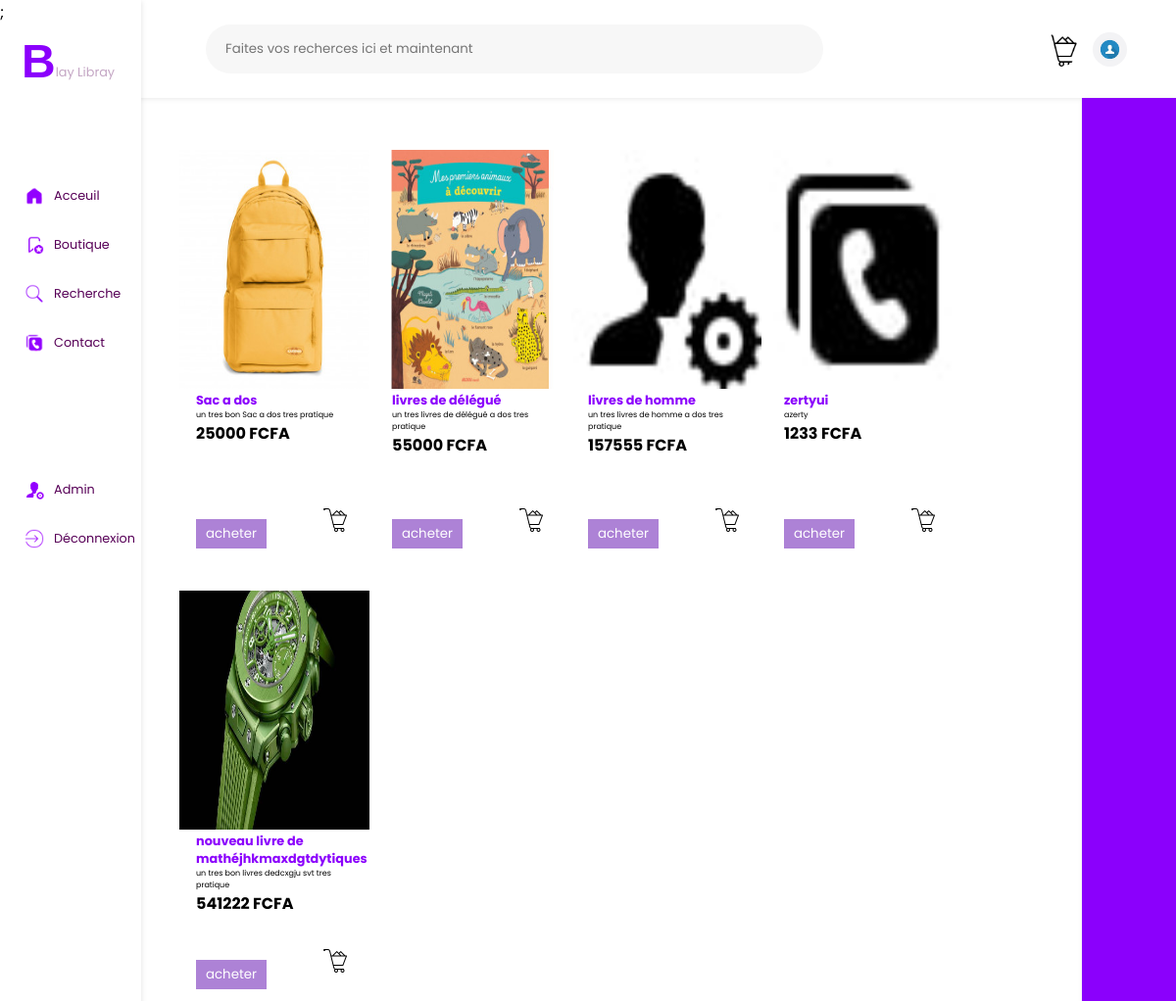
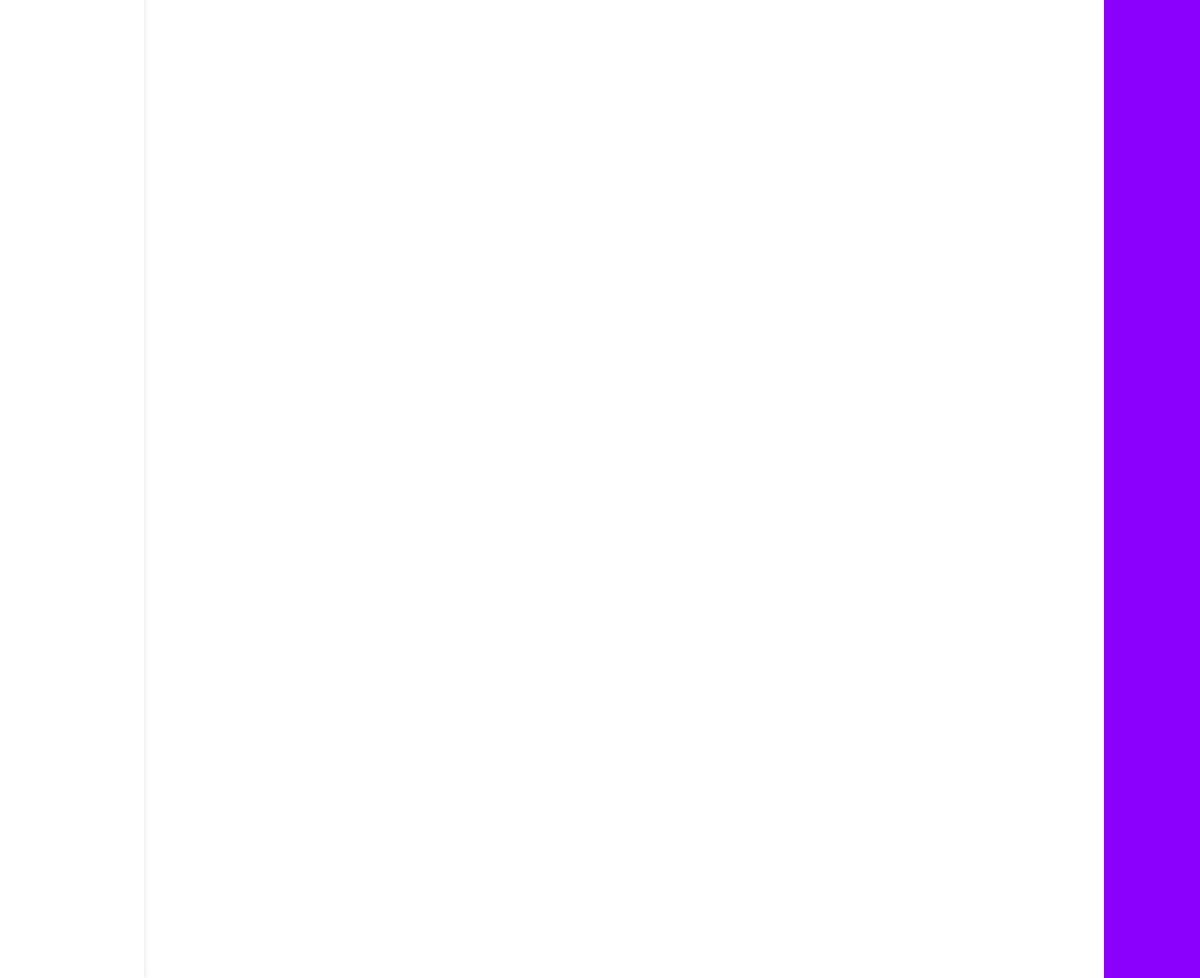
Page /achat on the committed database (2 pictures, top to bottom).
### app.py (models this page shows, shortened)
class Panierz(db.Model):
    id = db.Column(db.Integer, primary_key = True)
    nom = db.Column(db.String(100), unique = False , nullable = False)
    description = db.Column(db.String(100), unique = True , nullable = False)
    prix = db.Column(db.Integer,nullable = False)
    image = db.Column(db.String(100), unique = True , nullable = False)

### app.py (the view)
@app.route('/achat')
def achl():
    aer = Panierz.query.all()
    return render_template('achat.html',aer = aer)

### templates/achat.html (shortened to what this page needs)
<!DOCTYPE html>
<html lang="en">
<head>
    <link rel="stylesheet" href="static/CSS/achat.css">
</head>
<body>
    <div class="navhaut">
        <div class="reche1">
            <input type="text" name="" id="" placeholder="Faites vos recherces ici et maintenant">
        </div>
        <div class="reche2">
            <div class="notif">
            </div>
            <div class="panie">
                <a href="/panieruser"><p style="opacity: 0;">.</p></a>
            </div>
            <div class="profil" >
                <a href="/useprid"><p style="opacity: 0;">.</p></a>
            </div>
        </div>
    </div>
    <div class="navgauche">
        ;
        <div class="logo">
            <h1 style="padding-top: 10px;color: #8b00fc;font-size: 3rem;font-family: 'Trebuchet MS', 'Lucida Sans Unicode', 'Lucida Grande', 'Lucida Sans', Arial, sans-serif;">B</h1>
            <p style="font-size: 0.8rem;padding-top: 40px;color: rgb(196, 166, 196);">lay  Libray</p>
        </div>
        <div class="logo1">
            <img src="static/IMAGES/home-removebg-preview.png " style="filter: invert(10%) sepia(98%) saturate(6704%) hue-rotate(275deg) brightness(102%) contrast(120%);" height="20px" alt="">
            <a href="/home" style="font-size: 0.8rem;padding-left: 10px;text-decoration: none;color: #570057;">Acceuil</a>
        </div>
        <div class="logo1">
            <img src="static/IMAGES/bou-removebg-preview.png" style="filter: invert(10%) sepia(98%) saturate(6704%) hue-rotate(275deg) brightness(102%) contrast(120%);" height="20px" alt="">
            <a href="/achat" style="font-size: 0.8rem;padding-left: 10px;text-decoration: none;color: #570057;">Boutique</a>
        </div>
        <div class="logo1">
            <img src="static/IMAGES/loupe.png" style="filter: invert(10%) sepia(98%) saturate(6704%) hue-rotate(275deg) brightness(102%) contrast(120%);" height="20px" alt="">
            <a href="/recherche" style="font-size: 0.8rem;padding-left: 10px;text-decoration: none;color: #570057;">Recherche</a>
        </div>
        <div class="logo1">
            <img src="static/IMAGES/contac-removebg-preview.png" style="filter: invert(10%) sepia(98%) saturate(6704%) hue-rotate(275deg) brightness(102%) contrast(120%);" height="20px" alt="">
            <a href="" style="font-size: 0.8rem;padding-left: 10px;text-decoration: none;color: #570057;">Contact</a>
        </div>
        <div class="logo2">
            <img src="static/IMAGES/admmi-removebg-preview.png" style="filter: invert(10%) sepia(98%) saturate(6704%) hue-rotate(275deg) brightness(102%) contrast(120%);" height="20px" alt="">
            <a href="/profil" style="font-size: 0.8rem;padding-left: 10px;text-decoration: none;color: #570057;">Admin</a>
        </div>
        <div class="logo3">
            <img src="static/IMAGES/dec-removebg-preview.png" style="filter: invert(10%) sepia(98%) saturate(6704%) hue-rotate(275deg) brightness(102%) contrast(120%);" height="20px" alt="">
            <a href="/sprome" style="padding-left: 10px;text-decoration: none;color: #570057;font-size: 0.8rem;">Déconnexion</a>
        </div>
    </div>
    <div class="navdroite">
    </div>
    <div class="page12">
        <div class="livres">
            {% for data in aer %}
            <div class="livre1">
                <div class="livr1">
                    <img src="{{url_for('static', filename='uploads/' + data.image)}}" width="100%" height="100%" alt="">
                </div>
                <div class="livr12">
                    <h1 style="font-size: 0.8rem;text-align: start;color: #8b00fc;">{{data.nom}}</h1>
                    <p style="font-size:0.5rem;">{{data.description}}</p>
                    <h1 style="font-size: 1rem;">{{data.prix}} FCFA</h1>
                </div>
                <div class="livr123">
                    <form action="/new" method="post" >
                        <button type="submit" style="background-color: rgb(173, 130, 214);border: none;color: white;padding: 5px 10px;">acheter</button>
                    </form>
                    <a href="">
                        <img src="../image/panierr.png" width="30px" style="padding-bottom: 10px;padding-right: 5px;" alt="">
                    </a>
                </div>
            </div>
            {% endfor %}
        </div>
    </div>
</body>
</html>

### static/CSS/achat.css (style rules this page uses)
* { box-sizing: border-box; margin: 0; padding: 0; font-family: 'Poppins', sans-serif; }
input { outline: none; border: none; background-color: rgba(209, 209, 209, 0.178); border-radius: 20px; padding-left: 20px; color: white; }
body { background-color: white; }
.navhaut { height: 100px; width: 100%; background-color: white; position: fixed; top: 0; display: flex; box-shadow: 1px 1px 5px 0.2px rgba(128, 128, 128, 0.212); }
.reche1 { height: 100%; width: 70%; background-color: white; display: flex; justify-content: end; align-items: center; }
.reche2 { height: 100%; width: 30%; background-color: white; display: flex; gap: 15px; align-items: center; justify-content: end; padding-right: 50px; }
.notif { height: 35px; width: 35px; background-color: white; border-radius: 100%; }
.panie { height: 35px; width: 35px; background: url(../IMAGES/panierr.png) 50% no-repeat; background-size: cover; border-radius: 100%; }
.profil { height: 35px; width: 35px; background: url(../IMAGES/trsd.jpg) 50% no-repeat; background-size: cover; border-radius: 100%; }
.reche1 input { height: 50px; width: 75%; border-radius: 100px; background-color: rgba(209, 209, 209, 0.178); color: gray; }
.logo { height: 100px; width: 100%; background-color: white; display: flex; align-items: start; justify-content: start; margin-bottom: 50px; padding-left: 22px; }
.logo1 { height: 50px; width: 100%; background-color: white; display: flex; align-items: center; justify-content: start; padding-left: 25px; }
.logo2 { height: 50px; width: 100%; background-color: white; display: flex; align-items: center; justify-content: start; padding-left: 25px; margin-top: 100px; }
.logo3 { height: 50px; width: 100%; background-color: white; display: flex; align-items: center; justify-content: start; padding-left: 25px; }
.navgauche { height: 2000px; width: 12%; background-color: white; position: fixed; top: 0; box-shadow: 1px 1px 5px 0.2px rgba(128, 128, 128, 0.212); }
.navdroite { height: 2000px; width: 8%; background-color: rgb(139, 0, 252); position: fixed; right: 0; top: 100.2px; box-shadow: 1px 1px 5px 0.2px rgba(128, 128, 128, 0.212); }
.page12 { padding-top: 150px; padding-left: 15%; padding-right: 10%; height: 2000px; width: 100%; background-color: white; box-shadow: 1px 1px 5px 1px rgba(128, 128, 128, 0.212); }
.livres { margin-bottom: 50px; display: flex; flex-wrap: wrap; align-items: center; justify-content: start; width: 100%; background-color: white; }
.livre1 { margin-bottom: 30px; width: 200px; background-color: white; }
.livr1 { text-align: start; height: 250px; background-color: white; border: 3px solid white; width: 100%; }
.livr12 { text-align: start; height: 50px; width: 80%; margin: auto; background-color: white; }
.livr123 { display: flex; align-items: end; padding-bottom: 10px; justify-content: space-between; height: 120px; width: 80%; margin: auto; background-color: white; }

### rows in the picture
Panierz: image (picture), nom "Sac a dos", description "un tres bon Sac a dos tres pratique", prix "25000"
Panierz: image (picture), nom "livres de délégué", description "un tres livres de délégué a dos tres pratique", prix "55000"
Panierz: image (picture), nom "livres de homme", description "un tres livres de homme a dos tres pratique", prix "157555"
Panierz: image (picture), nom "zertyui", description "azerty", prix "1233"
Panierz: image (picture), nom "nouveau livre de mathéjhkmaxdgtdytiques", description "un tres bon livres dedcxgju svt tres pratique", prix "541222"
